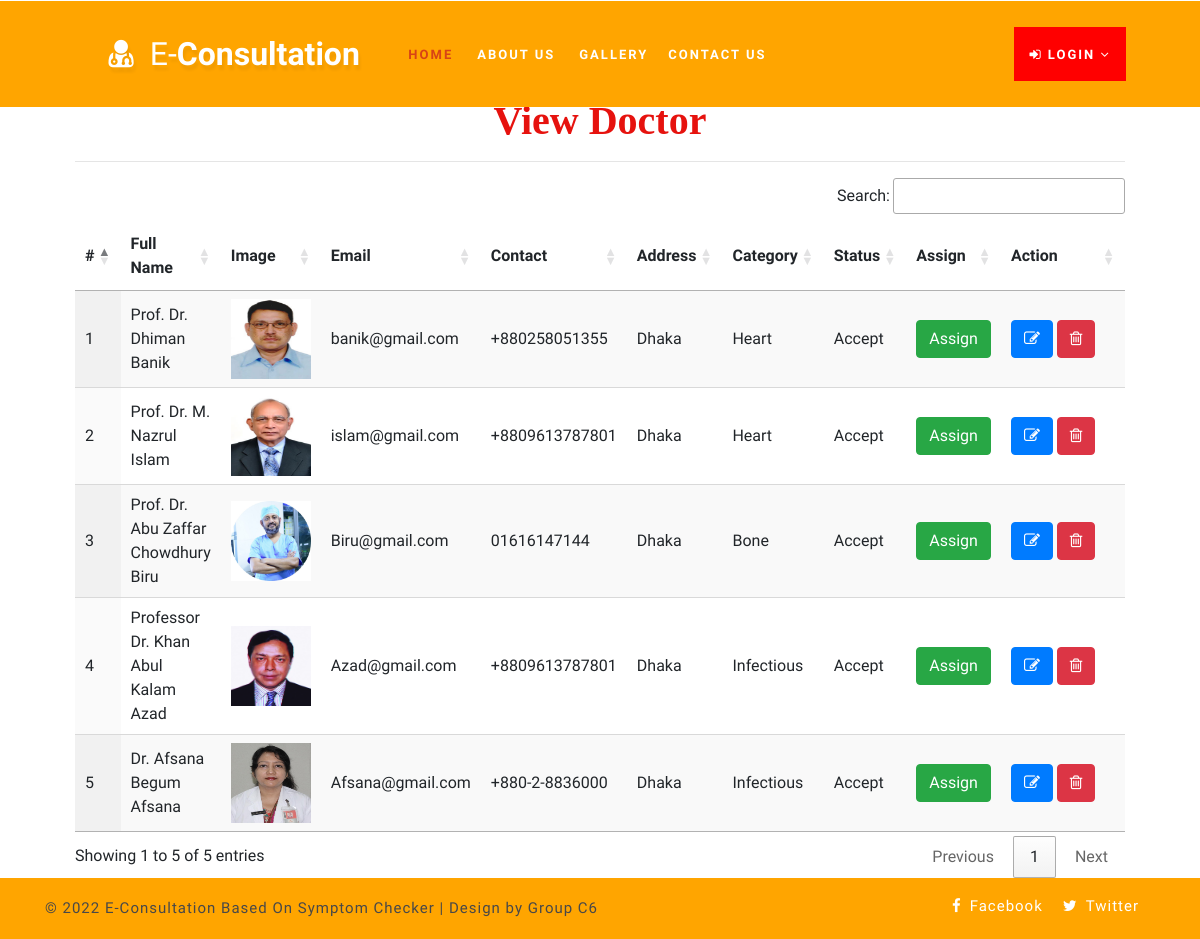
The page /view_doctor on the database its author committed.
### health/models.py (models this page shows, shortened)
class Doctor(models.Model):
    status = models.ForeignKey(Status, on_delete=models.CASCADE, null=True)
    user = models.ForeignKey(User, on_delete=models.CASCADE, null=True)
    contact = models.CharField(max_length=100, null=True)
    address = models.CharField(max_length=100, null=True)
    category = models.CharField(max_length=100, null=True)
    doj = models.DateField(null=True)
    dob = models.DateField(null=True)
    image = models.FileField(null=True)

class Status(models.Model):
    status = models.CharField(max_length=30, null=True)

### health/views.py (the view)
# urls.py: path('view_doctor', View_Doctor,name="view_doctor"),
def View_Doctor(request):
    doc = Doctor.objects.all()
    d = {'doc':doc}
    return render(request,'view_doctor.html',d)

### health/templates/view_doctor.html
{% extends 'index.html' %}
{% load static %}
{% block body %}
<div class="container-fluid" style="width:90%;margin-top:8%">
                    <div class="container-fluid">
                        <h1 align="center" style="font-weight:bold;font-family : 'Monotype Corsiva' ; color : #E6120E ;margin-top:4%">View Doctor</h1>
                         </div><hr>
                                <table id="example" class="display" style="width:100%">
                                  <thead>
                                    <tr>
                                      <th># </th>
                                      <th>Full Name</th>
                                      <th>Image</th>
                                      <th>Email</th>
                                      <th>Contact</th>
                                      <th>Address</th>
                                      <th>Category</th>
                                      <th>Status</th>
                                      <th>Assign</th>
                                      <th>Action</th>
                                  </tr>
                              </thead>
                              <tbody>
                              {% for i in doc %}
                                <tr>
                                  <td>{{forloop.counter}}</td>
                                  <td>{{i.user.first_name}} {{i.user.last_name}}</td>
                                  <td><img src="{{i.image.url}}" style="width:80px;height:80px"></td>
                                  <td>{{i.user.email}}</td>
                                  <td>{{i.contact}}</td>
                                  <td>{{i.address}}</td>
                                  <td>{{i.category}}</td>
                                  <td>{{i.status.status}}</td>
                                    <td><a href="{% url 'assign_status' i.id %}"><button class="btn btn-success">Assign</button></a></td>
                                  <td style="width:150px">
                                      <a href="{% url 'edit_doctor' i.id %}" ><button class="btn btn-primary"><i class="fa fa-edit"></i></button></a>
                                      <a href="{% url 'delete_doctor' i.id %}" ><button class="btn btn-danger" onclick="return confirm('Are you sure?')"><i class="fa fa-trash-o"></i></button></a></td>
                              </tr>
                              {% endfor %}
                          </tbody>
                      </table>
                  </div>
{% endblock %}

### health/static/css/style.css (style rules this page uses)
body { padding: 0; margin: 0; background: #FFF; font-family: 'Quicksand', sans-serif; }
body a, body button { transition: 0.5s all; -webkit-transition: 0.5s all; -moz-transition: 0.5s all; -o-transition: 0.5s all; -ms-transition: 0.5s all; text-decoration: none; }
html { scroll-behavior: smooth; }
h1, h2, h3, h4, h5, h6 { margin: 0; padding: 0; font-family: 'Mukta', sans-serif; }

### rows shown on the page
Doctor: user.first_name "Prof. Dr. Dhiman", user.last_name "Banik", image (picture), user.email "banik@gmail.com", contact "+880258051355", address "Dhaka", category "Heart", status.status "Accept"
Doctor: user.first_name "Prof. Dr. M. Nazrul", user.last_name "Islam", image (picture), user.email "islam@gmail.com", contact "+8809613787801", address "Dhaka", category "Heart", status.status "Accept"
Doctor: user.first_name "Prof. Dr. Abu Zaffar Chowdhury", user.last_name "Biru", image (picture), user.email "Biru@gmail.com", contact "01616147144", address "Dhaka", category "Bone", status.status "Accept"
Doctor: user.first_name "Professor Dr. Khan Abul Kalam", user.last_name "Azad", image (picture), user.email "Azad@gmail.com", contact "+8809613787801", address "Dhaka", category "Infectious", status.status "Accept"
Doctor: user.first_name "Dr. Afsana Begum", user.last_name "Afsana", image (picture), user.email "Afsana@gmail.com", contact "+880-2-8836000", address "Dhaka", category "Infectious", status.status "Accept"
